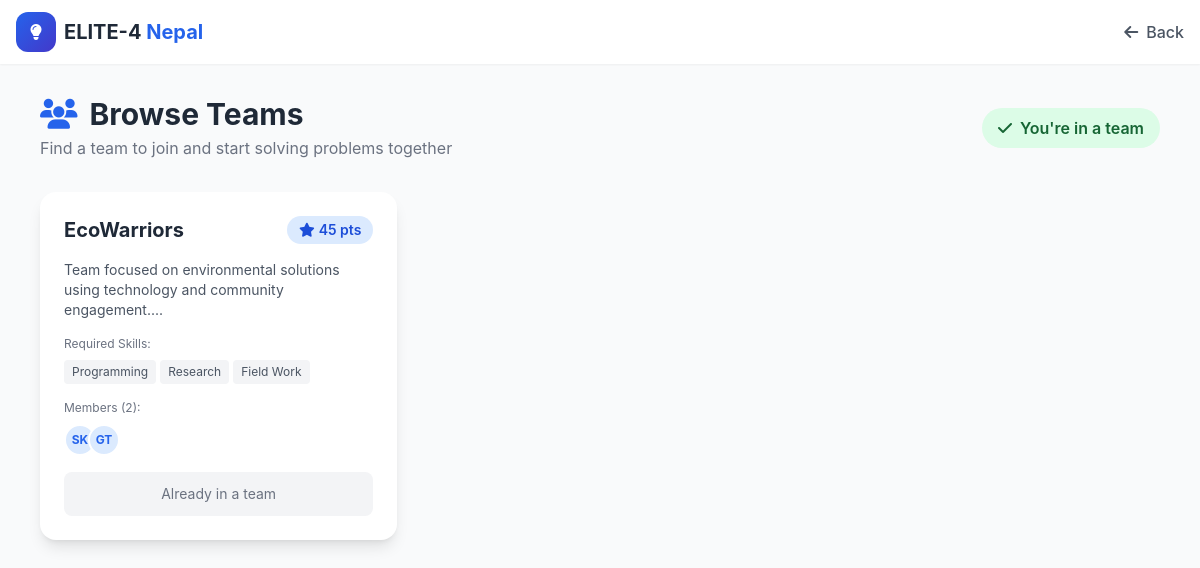
Screenshot of /team_public_listing.php (signed in) with the database file from the repository.
### tables this page shows
CREATE TABLE `teams` (
  `id` INT AUTO_INCREMENT PRIMARY KEY,
  `name` VARCHAR(100) NOT NULL,
  `description` TEXT DEFAULT NULL,
  `leader_id` INT NOT NULL,
  `is_public` TINYINT(1) DEFAULT 1,
  `required_skills` TEXT DEFAULT NULL,
  `problem_id` INT DEFAULT NULL,
  `mentor_id` INT DEFAULT NULL,
  `members` JSON DEFAULT NULL,
  `rank_points` INT DEFAULT 0,
  `status` ENUM('active', 'completed', 'archived', 'inactive') DEFAULT 'active',
  `gold_badge` TINYINT(1) DEFAULT 0,
  `projects_completed` INT DEFAULT 0,
  `last_progress_update` TIMESTAMP NULL DEFAULT NULL,
  `is_inactive` TINYINT(1) DEFAULT 0,
  `created_at` TIMESTAMP DEFAULT CURRENT_TIMESTAMP,
  FOREIGN KEY (`leader_id`) REFERENCES `users`(`id`) ON DELETE CASCADE,
  FOREIGN KEY (`mentor_id`) REFERENCES `users`(`id`) ON DELETE SET NULL
);

CREATE TABLE `users` (
  `id` INT AUTO_INCREMENT PRIMARY KEY,
  `name` VARCHAR(100) NOT NULL,
  `email` VARCHAR(100) UNIQUE NOT NULL,
  `phone` VARCHAR(20) DEFAULT NULL,
  `password` VARCHAR(255) NOT NULL,
  `role` ENUM('citizen', 'student', 'sponsor', 'mentor', 'admin', 'moderator') NOT NULL DEFAULT 'citizen',
  `bio` TEXT DEFAULT NULL,
  `skills` TEXT DEFAULT NULL,
  `profile_photo` VARCHAR(255) DEFAULT NULL,
  `date_of_birth` DATE DEFAULT NULL,
  `is_active` TINYINT(1) DEFAULT 1,
  `trust_score` INT DEFAULT 100,
  `projects_completed` INT DEFAULT 0,
  `created_at` TIMESTAMP DEFAULT CURRENT_TIMESTAMP,
  `updated_at` TIMESTAMP DEFAULT CURRENT_TIMESTAMP ON UPDATE CURRENT_TIMESTAMP
);

### config.php (called while the page is built, shortened)
<?php
$conn = new mysqli(DB_HOST, DB_USER, DB_PASS, DB_NAME);
$conn->set_charset("utf8mb4");
function e($string) {
    return htmlspecialchars($string ?? '', ENT_QUOTES, 'UTF-8');
}
function getCurrentUser() {
    if (isset($_SESSION['user_id'])) {
        return getUserById($_SESSION['user_id']);
    }
    return null;
}
function getUserById($id) {
    global $conn;
    $stmt = $conn->prepare("SELECT * FROM users WHERE id = ? AND is_active = 1");
    $stmt->bind_param("i", $id);
    $stmt->execute();
    return ($r = $stmt->get_result()) ? $r->fetch_assoc() : null;
}
function requireRole($roles) {
    $user = getCurrentUser();
}
function getInitials($name) {
    $words = explode(' ', $name ?? '');
    $initials = '';
    foreach (array_slice($words, 0, 2) as $word) {
        if (!empty($word)) {
            $initials .= strtoupper($word[0]);
        }
    }
    return $initials ?: '?';
}
function getUserTeam($userId) {
    global $conn;
    $stmt = $conn->prepare("SELECT * FROM teams WHERE leader_id = ? OR JSON_CONTAINS(members, JSON_ARRAY(?))");
    $membersJson = json_encode($userId);
    $stmt->bind_param("is", $userId, $membersJson);
    $stmt->execute();
    return ($r = $stmt->get_result()) ? $r->fetch_assoc() : null;
}
?>

### team_public_listing.php (the view, shortened to what this page needs)
<?php
require_once 'config.php';
requireRole('student');
$user = getCurrentUser();
global $conn;
$myTeam = getUserTeam($user['id']);
$stmt = $conn->prepare("SELECT t.*, u.name as leader_name FROM teams t JOIN users u ON t.leader_id = u.id WHERE t.is_public = 1 AND t.status = 'active' ORDER BY t.rank_points DESC");
$stmt->execute();
$r = $stmt->get_result();
$teams = $r ? $r->fetch_all(MYSQLI_ASSOC) : [];
?>
<!DOCTYPE html>
<html lang="en">
<head>
    <script src="https://cdn.tailwindcss.com"></script>
    <link rel="stylesheet" href="https://cdnjs.cloudflare.com/ajax/libs/font-awesome/6.5.1/css/all.min.css">
</head>
<body class="bg-gray-50">
    <nav class="bg-white shadow-sm sticky top-0 z-50">
        <div class="max-w-7xl mx-auto px-4">
            <div class="flex justify-between items-center h-16">
                <a href="index.php" class="flex items-center space-x-2">
                    <div class="w-10 h-10 bg-gradient-to-br from-blue-600 to-indigo-700 rounded-xl flex items-center justify-center">
                        <i class="fas fa-lightbulb text-white"></i>
                    </div>
                    <span class="font-bold text-xl text-gray-800">ELITE-4 <span class="text-blue-600">Nepal</span></span>
                </a>
                <a href="student_dashboard.php" class="text-gray-600 hover:text-blue-600 font-medium">
                    <i class="fas fa-arrow-left mr-2"></i>Back
                </a>
            </div>
        </div>
    </nav>
    <div class="max-w-6xl mx-auto px-4 py-8">
        <div class="flex items-center justify-between mb-8">
            <div>
                <h1 class="text-3xl font-bold text-gray-800"><i class="fas fa-users mr-3 text-blue-600"></i>Browse Teams</h1>
                <p class="text-gray-500 mt-1">Find a team to join and start solving problems together</p>
            </div>
            <?php if ($myTeam): ?>
            <span class="bg-green-100 text-green-800 px-4 py-2 rounded-full font-semibold">
                <i class="fas fa-check mr-2"></i>You're in a team
            </span>
            <?php endif; ?>
        </div>
        <?php if (empty($teams)): ?>
        <div class="bg-white rounded-2xl shadow-lg p-12 text-center">
            <i class="fas fa-users text-5xl mb-4 text-gray-300"></i>
            <p class="text-gray-500">No public teams available at the moment.</p>
            <a href="team_formation.php" class="inline-block mt-4 bg-blue-600 text-white px-6 py-3 rounded-lg hover:bg-blue-700">Create a Team</a>
        </div>
        <?php else: ?>
        <div class="grid md:grid-cols-2 lg:grid-cols-3 gap-6">
            <?php foreach ($teams as $team): ?>
            <?php
            $members = json_decode($team['members'] ?? '[]', true) ?: [];
            $memberCount = count($members);
            $memberDetails = [];
            foreach ($members as $mid) {
                $u = getUserById($mid);
                if ($u) $memberDetails[] = $u;
            }
            ?>
            <div class="bg-white rounded-2xl shadow-lg p-6 card-hover transition-all">
                <div class="flex items-center justify-between mb-4">
                    <h3 class="text-xl font-bold text-gray-800"><?= e($team['name']) ?></h3>
                    <span class="px-3 py-1 bg-blue-100 text-blue-700 rounded-full text-sm font-semibold">
                        <i class="fas fa-star mr-1"></i><?= $team['rank_points'] ?> pts
                    </span>
                </div>
                <?php if ($team['description']): ?>
                <p class="text-gray-600 text-sm mb-4"><?= e(substr($team['description'], 0, 100)) ?>...</p>
                <?php endif; ?>
                <?php if ($team['required_skills']): ?>
                <div class="mb-4">
                    <p class="text-xs text-gray-500 mb-2">Required Skills:</p>
                    <div class="flex flex-wrap gap-1">
                        <?php foreach (explode(',', $team['required_skills']) as $skill): ?>
                        <span class="px-2 py-1 bg-gray-100 text-gray-600 rounded text-xs"><?= e(trim($skill)) ?></span>
                        <?php endforeach; ?>
                    </div>
                </div>
                <?php endif; ?>
                <div class="mb-4">
                    <p class="text-xs text-gray-500 mb-2">Members (<?= $memberCount ?>):</p>
                    <div class="flex -space-x-2">
                        <?php foreach (array_slice($memberDetails, 0, 4) as $m): ?>
                        <div class="w-8 h-8 bg-blue-100 rounded-full flex items-center justify-center border-2 border-white" title="<?= e($m['name']) ?>">
                            <span class="text-xs font-bold text-blue-600"><?= getInitials($m['name']) ?></span>
                        </div>
                        <?php endforeach; ?>
                    </div>
                </div>
                <?php if ($myTeam): ?>
                <div class="bg-gray-100 text-gray-500 py-3 rounded-lg text-center text-sm">Already in a team</div>
                <?php endif; ?>
            </div>
            <?php endforeach; ?>
        </div>
        <?php endif; ?>
    </div>
</body>
</html>

### team_public_listing.php (style rules this page uses)
body { font-family: 'Inter', sans-serif; }

### rows the page displays
teams: name "EcoWarriors", rank_points "45", description "Team focused on environmental solutions using technology and community engagement.", required_skills "Programming", required_skills "Research", required_skills "Field Work", members "2"
users: name "SK"
users: name "GT"
